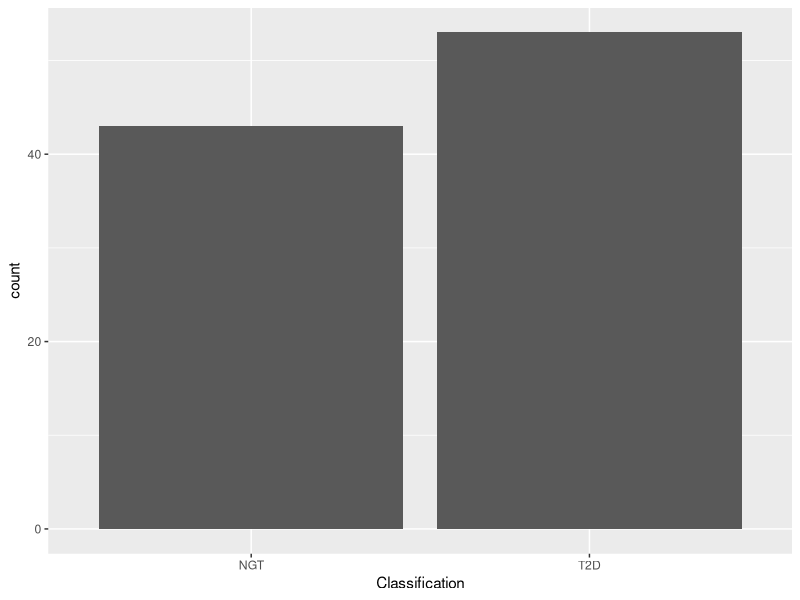
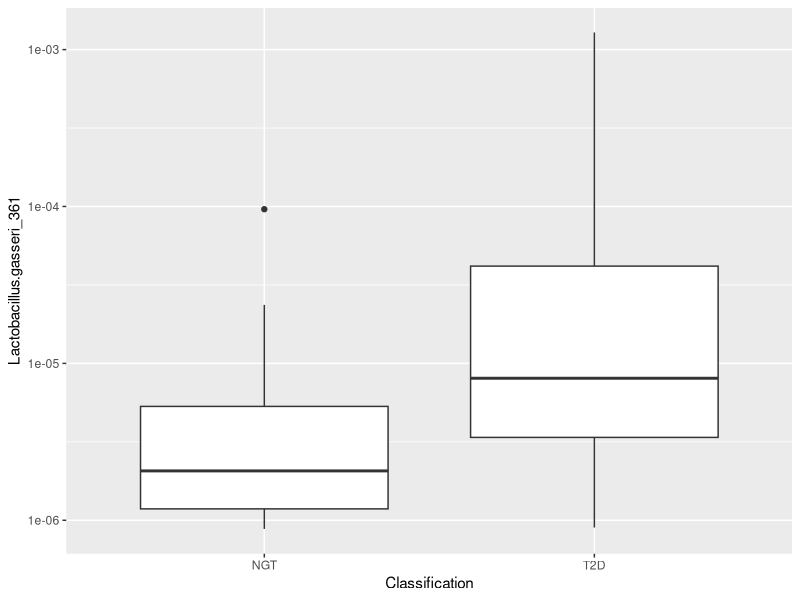
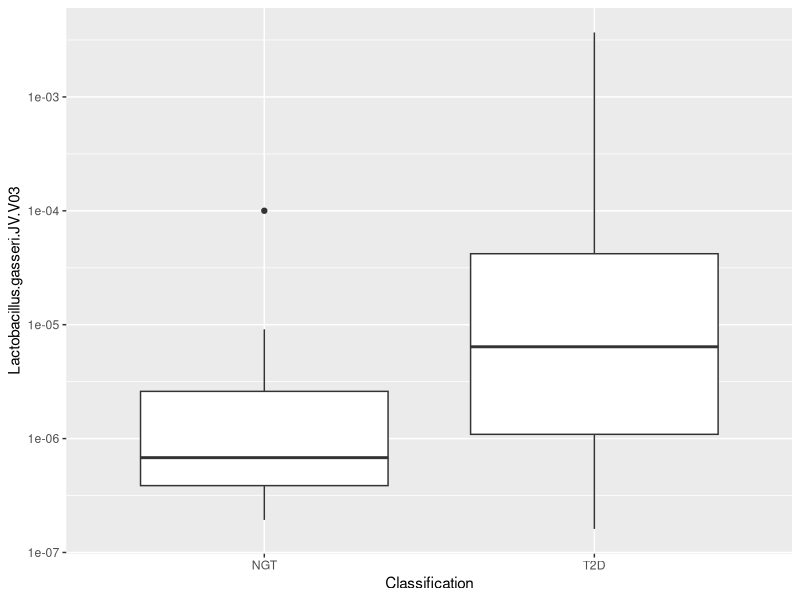
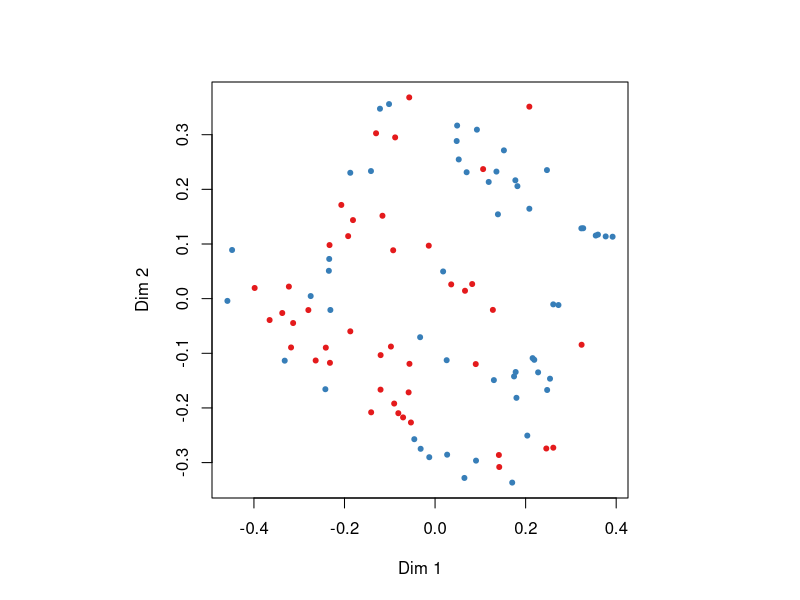
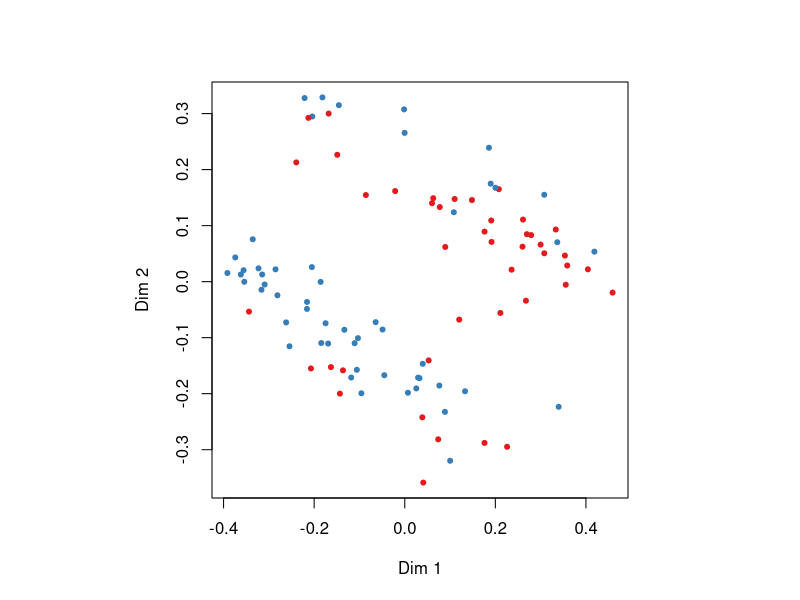

Here is the R script that generated these plots, in order:
## ---- chunk 1
library(randomForest)
library(ggplot2)
library(xtable)
library(plyr)
## ---- chunk 2
cluster.table <- read.delim("data/ClusterTable.txt", sep="\t", header=TRUE)
strain.table <- read.delim("data/StrainTable.txt", sep="\t", header=TRUE)
supptable3 <- read.csv("data/SuppTable3.csv")
## ---- chunk 3
supptable3 <- subset(supptable3, Classification != "IGT")
supptable3 <- transform(supptable3, Classification=factor(Classification))
## ---- chunk 4
cluster.table <- merge(supptable3[, c("Sample.ID", "Classification")], cluster.table, by.x="Sample.ID", by.y="Subjects")
strain.table <- merge(supptable3[, c("Sample.ID", "Classification")], strain.table, by.x="Sample.ID", by.y="Subject")

cluster.data <- cluster.table[, -1]
strain.data <- strain.table[, -1]

## ---- chunk 5
min.abundance <- 10**-5
strain.keep.abundances <- which(apply(strain.data[, -1], 2, function(x) any(x >= min.abundance)))

# Add one to account for the column I left out
strain.keep.abundances <- strain.keep.abundances + 1

# Top 915 by mean
strain.data <- strain.data[, c(1, strain.keep.abundances)]

## ---- chunk 6
p <- ggplot(cluster.table, aes(x=Classification))
p <- p + geom_bar()
p
## ---- chunk 7
# Helper function for computing wilcoxon and getting the p-value column-wise from a matrix
do.wilcoxon <- function(df, classif, ...) {
  colnames(df) <- "value"
  tmpdf <- data.frame(Classification=classif, value=df)
  wilcox.test(formula=value ~ Classification, data=tmpdf, ...)$p.val
}
## ---- chunk 8
wilcoxon.strains.gr <- adply(.data=strain.data[, -1], 2, .fun=do.wilcoxon, classif=strain.data[, 1], alternative="g")
colnames(wilcoxon.strains.gr) <- c("Species", "p.val")
wilcoxon.strains.gr <- transform(wilcoxon.strains.gr, p.adj=p.adjust(p.val, method="BH"))
wilcoxon.strains.gr <- wilcoxon.strains.gr[order(wilcoxon.strains.gr$p.adj, decreasing=FALSE), ]
wilcoxon.strains.gr <- subset(wilcoxon.strains.gr, p.adj <= 0.05)

wilcoxon.strains.le <- adply(.data=strain.data[, -1], 2, .fun=do.wilcoxon, classif=strain.data[, 1], alternative="l")
colnames(wilcoxon.strains.le) <- c("Species", "p.val")
wilcoxon.strains.le <- transform(wilcoxon.strains.le, p.adj=p.adjust(p.val, method="BH"))
wilcoxon.strains.le <- wilcoxon.strains.le[order(wilcoxon.strains.le$p.adj, decreasing=FALSE), ]
wilcoxon.strains.le <- subset(wilcoxon.strains.le, p.adj <= 0.05)
## ---- chunk 9
tbl.strains.gr <- xtable(wilcoxon.strains.gr)
print(tbl.strains.gr, type="html")
## ---- chunk 10
tbl.strains.le <- xtable(wilcoxon.strains.le)
print(tbl.strains.le, type="html")
## ---- chunk 11
wilcoxon.cluster.gr <- adply(.data=cluster.data[, -1], 2, .fun=do.wilcoxon, classif=cluster.data[, 1], alternative="g")
colnames(wilcoxon.cluster.gr) <- c("Species", "p.val")
wilcoxon.cluster.gr <- transform(wilcoxon.cluster.gr, p.adj=p.adjust(p.val, method="BH"))
wilcoxon.cluster.gr <- wilcoxon.cluster.gr[order(wilcoxon.cluster.gr$p.adj, decreasing=FALSE), ]
wilcoxon.cluster.gr <- subset(wilcoxon.cluster.gr, p.adj <= 0.05)

wilcoxon.cluster.le <- adply(.data=cluster.data[, -1], 2, .fun=do.wilcoxon, classif=cluster.data[, 1], alternative="l")
colnames(wilcoxon.cluster.le) <- c("Species", "p.val")
wilcoxon.cluster.le <- transform(wilcoxon.cluster.le, p.adj=p.adjust(p.val, method="BH"))
wilcoxon.cluster.le <- wilcoxon.cluster.le[order(wilcoxon.cluster.le$p.adj, decreasing=FALSE), ]
wilcoxon.cluster.le <- subset(wilcoxon.cluster.le, p.adj <= 0.05)
## ---- chunk 12
tbl.cluster.gr <- xtable(wilcoxon.cluster.gr)
print(tbl.cluster.gr, type="html")
## ---- chunk 13
tbl.cluster.le <- xtable(wilcoxon.cluster.le)
print(tbl.cluster.le, type="html")
## ---- chunk 14
p <- ggplot(cluster.table, aes(x=Classification, y=Lactobacillus.gasseri_361))
p <- p + geom_boxplot() + scale_y_log10()
p
## ---- chunk 15
p <- ggplot(strain.table, aes(x=Classification, y=Lactobacillus.gasseri.JV.V03))
p <- p + geom_boxplot() + scale_y_log10()
p
## ---- chunk 16
rf.strains <- randomForest(Classification ~ ., data=strain.data,
                           mtry=500, replace=TRUE, ntree=10000,
                           importance=TRUE, proximity=TRUE,
                           do.trace=1000)
## ---- chunk 17
importance.strains <- rf.strains$importance
importance.strains <- importance.strains[order(importance.strains[, "MeanDecreaseAccuracy"], decreasing=TRUE), ]
importance.table <- xtable(head(importance.strains, 30))
print(importance.table, type="html")
## ---- chunk 18
MDSplot(rf.strains, strain.data$Classification)
## ---- chunk 19
rf.cluster <- randomForest(Classification ~ ., data=cluster.data,
                           mtry=500, replace=TRUE, ntree=10000,
                           importance=TRUE, proximity=TRUE,
                           do.trace=1000)
## ---- chunk 20
importance.clusters <- rf.cluster$importance[order(rf.cluster$importance[, "MeanDecreaseAccuracy"], decreasing=TRUE), ]
importance.table <- xtable(head(importance.clusters, 30))
print(importance.table, type="html")
## ---- chunk 21
MDSplot(rf.cluster, cluster.data$Classification)
